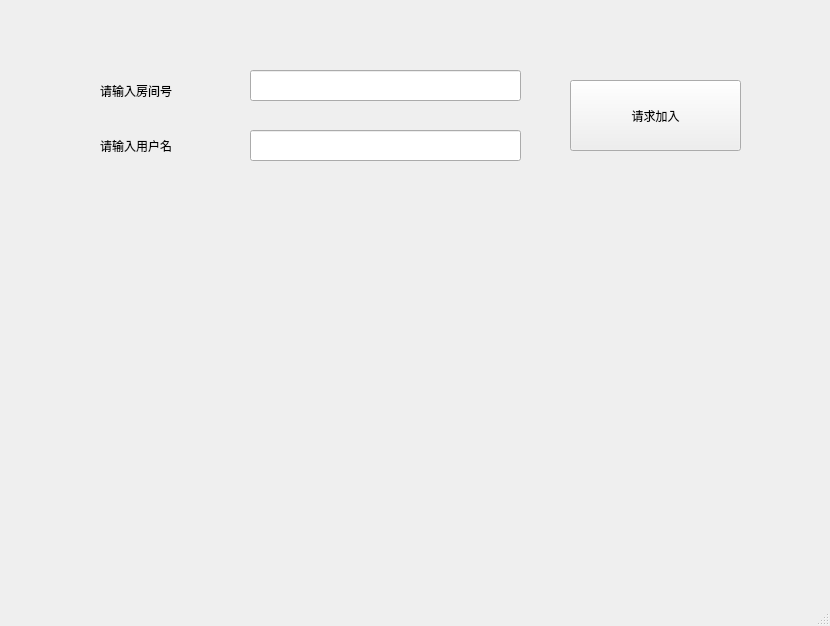
<?xml version="1.0" encoding="UTF-8"?>
<ui version="4.0">
 <class>ClientWindow</class>
 <widget class="QMainWindow" name="ClientWindow">
  <property name="geometry">
   <rect>
    <x>0</x>
    <y>0</y>
    <width>830</width>
    <height>626</height>
   </rect>
  </property>
  <property name="windowTitle">
   <string>MainWindow</string>
  </property>
  <widget class="QWidget" name="centralwidget">
   <widget class="QLabel" name="label">
    <property name="geometry">
     <rect>
      <x>100</x>
      <y>60</y>
      <width>121</width>
      <height>61</height>
     </rect>
    </property>
    <property name="text">
     <string>请输入房间号</string>
    </property>
   </widget>
   <widget class="QLineEdit" name="lineEdit">
    <property name="geometry">
     <rect>
      <x>250</x>
      <y>70</y>
      <width>271</width>
      <height>31</height>
     </rect>
    </property>
   </widget>
   <widget class="QLabel" name="label_2">
    <property name="geometry">
     <rect>
      <x>100</x>
      <y>130</y>
      <width>101</width>
      <height>31</height>
     </rect>
    </property>
    <property name="text">
     <string>请输入用户名</string>
    </property>
   </widget>
   <widget class="QLineEdit" name="lineEdit_2">
    <property name="geometry">
     <rect>
      <x>250</x>
      <y>130</y>
      <width>271</width>
      <height>31</height>
     </rect>
    </property>
   </widget>
   <widget class="QPushButton" name="pushButton">
    <property name="geometry">
     <rect>
      <x>570</x>
      <y>80</y>
      <width>171</width>
      <height>71</height>
     </rect>
    </property>
    <property name="text">
     <string>请求加入</string>
    </property>
   </widget>
  </widget>
  <widget class="QMenuBar" name="menubar">
   <property name="geometry">
    <rect>
     <x>0</x>
     <y>0</y>
     <width>830</width>
     <height>26</height>
    </rect>
   </property>
  </widget>
  <widget class="QStatusBar" name="statusbar"/>
 </widget>
 <resources/>
 <connections/>
</ui>
